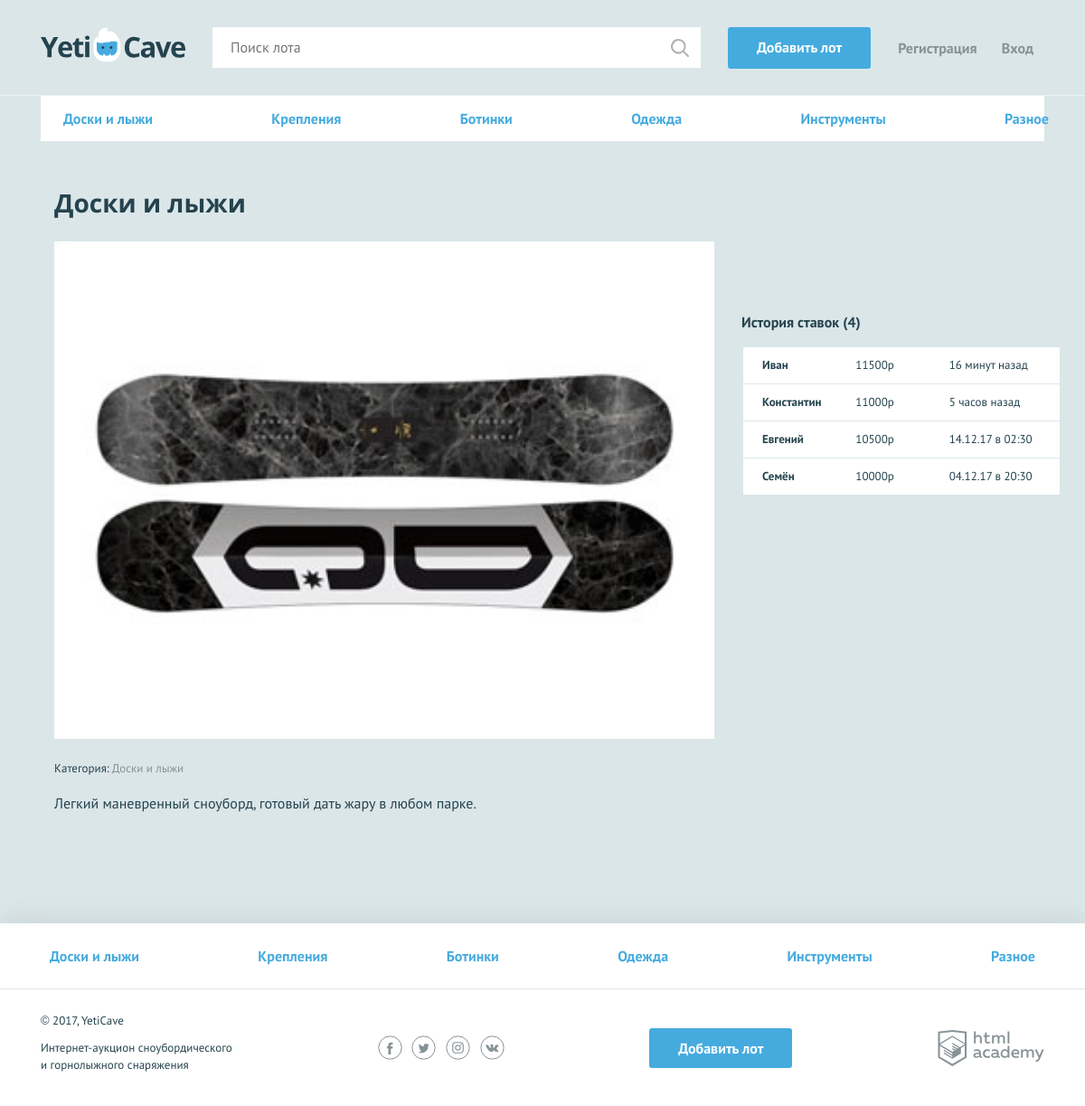
The page /lot.php?lot_id=1 on the database its author committed.
### tables this page shows
CREATE TABLE categories (
  id INT AUTO_INCREMENT PRIMARY KEY,
  name CHAR(255)
);

CREATE TABLE lots (
  id INT AUTO_INCREMENT PRIMARY KEY,
  creation_date DATETIME,
  name VARCHAR(255),
  description TEXT,
  image CHAR(32),
  price DECIMAL,
  end_date DATETIME,
  rate_step DECIMAL,
  author_id INT,
  winner_id INT,
  category_id CHAR
);

### functions.php (called while the page is built, shortened)
<?php
function renderTemplate($file, $info) {
	$file = 'templates/' . $file .'.php';
	if (file_exists($file)){
		extract($info);
		require_once $file;
		return ob_get_clean();
	} else {
		return ("");
	}
};
function time_format($timestamp) {
    $now = strtotime('now');
    $difference_time = ($now - $timestamp) / 3600;
    if ($difference_time > 24) {
        return date('d.m.y в H:i', $timestamp);
    }
    else {
        if ($difference_time < 1) {
            return floor($difference_time * 60) . " минут назад" ;
        }
        else {
            return floor($difference_time) . ' часов назад';
        }
    }
};
?>

### templates/lot.php (the view, shortened to what this page needs)
<nav class="nav">
    <ul class="nav__list container">
        <li class="nav__item">
            <a href="">Доски и лыжи</a>
        </li>
        <li class="nav__item">
            <a href="">Крепления</a>
        </li>
        <li class="nav__item">
            <a href="">Ботинки</a>
        </li>
        <li class="nav__item">
            <a href="">Одежда</a>
        </li>
        <li class="nav__item">
            <a href="">Инструменты</a>
        </li>
        <li class="nav__item">
            <a href="">Разное</a>
        </li>
    </ul>
</nav>
<section class="lot-item container">
    <h2><?=htmlspecialchars($lot['name']); ?></h2>
    <div class="lot-item__content">
        <div class="lot-item__left">
            <div class="lot-item__image">
                <img src="<?=$lot['image']; ?>" width="730" height="548" alt="<?=$lot['name']; ?>">
            </div>
            <p class="lot-item__category">Категория: <span><?=htmlspecialchars($lot['category_name']); ?></span></p>
            <p class="lot-item__description"><?=htmlspecialchars($lot['description']) ; ?></p>
        </div>
        <div class="lot-item__right">
            <?php if (!isset($_SESSION['user']) || $is_betted) : ?>
                <p>&nbsp;</p>
            <?php endif; ?>
            <div class="history">
                <h3>История ставок (<span>4</span>)</h3>
                <table class="history__list">
                    <?php foreach ($bets as $key => $value) : ?>
                        <tr class="history__item">
                            <td class="history__name"><?=$value ['name']; ?></td>
                            <td class="history__price"> <?=$value ['price']; ?>р</td>
                            <td class="history__time"><?=time_format($value ['ts']); ?></td>
                        </tr>
                    <?php endforeach; ?>
                </table>
            </div>
        </div>
    </div>
</section>

### css/style.css (style rules this page uses)
body { min-width: 1140px; background-color: #dbe6e9; font-family: "PT Sans", sans-serif; font-weight: 400; font-size: 16px; line-height: 26px; color: #25434e; }
a { text-decoration: none; }
h2 { margin: 0; font-family: "Open Sans", sans-serif; font-size: 28px; line-height: 35px; font-weight: 700; }
.container { width: 1110px; margin: 0 auto; padding: 0 15px; }
.nav { background-color: #ffffff; border-bottom: 1px solid #e1e6e7; }
.nav__list { display: -webkit-flex; display: -ms-flexbox; display: flex; -webkit-justify-content: space-between; -ms-flex-pack: justify; justify-content: space-between; -webkit-flex-wrap: wrap; -ms-flex-wrap: wrap; flex-wrap: wrap; list-style: none; }
.nav__item a { position: relative; display: block; padding: 12px 10px; font-weight: 700; color: #45abde; }
.nav__item a::before { content: ""; display: none; position: absolute; bottom: 0; width: calc(100% - 20px); height: 3px; background-color: #e2e5e6; }
.lot-item { padding-top: 50px; }
.lot-item h2 { padding-bottom: 25px; }
.lot-item__content { display: -webkit-flex; display: -ms-flexbox; display: flex; -webkit-justify-content: space-between; -ms-flex-pack: justify; justify-content: space-between; }
.lot-item__left { width: 730px; }
.lot-item__right { width: 350px; }
.lot-item__image { position: relative; width: 730px; height: 550px; text-align: center; background-color: #ffffff; overflow: hidden; }
.lot-item__image img { position: absolute; left: 50%; top: 50%; display: block; -webkit-transform: translate(-50%, -50%); -ms-transform: translate(-50%, -50%); transform: translate(-50%, -50%); }
.lot-item__category { margin: 20px 0 12px; font-size: 13px; }
.lot-item__category span { color: #879296; }
.lot-item__description { margin: 0; font-weight: 400; }
.history { margin-top: 34px; }
.history h3 { margin: 0; margin-bottom: 13px; font-size: 16px; font-weight: 700; }
.history__item { display: -webkit-flex; display: -ms-flexbox; display: flex; -webkit-justify-content: space-between; -ms-flex-pack: justify; justify-content: space-between; padding: 6px 20px; min-width: 310px; background-color: #ffffff; border-bottom: 1px solid #dbe6e9; font-size: 13px; font-weight: 400; }
.history__item td { display: block; width: 33%; }
.history__item:last-child { border-bottom: none; }
.history__name { font-weight: 700; }

### rows shown on the page
categories: name "Доски и лыжи"
lots: image (picture), description "Легкий маневренный сноуборд, готовый дать жару в любом парке."

### other values the page prints
$value ['name'] "Иван"
$value ['price'] "11500"
time_format($value ['ts']) "16 минут назад"
$value ['name'] "Константин"
$value ['price'] "11000"
time_format($value ['ts']) "5 часов назад"
$value ['name'] "Евгений"
$value ['price'] "10500"
time_format($value ['ts']) "14.12.17 в 02:30"
$value ['name'] "Семён"
$value ['price'] "10000"
time_format($value ['ts']) "04.12.17 в 20:30"
